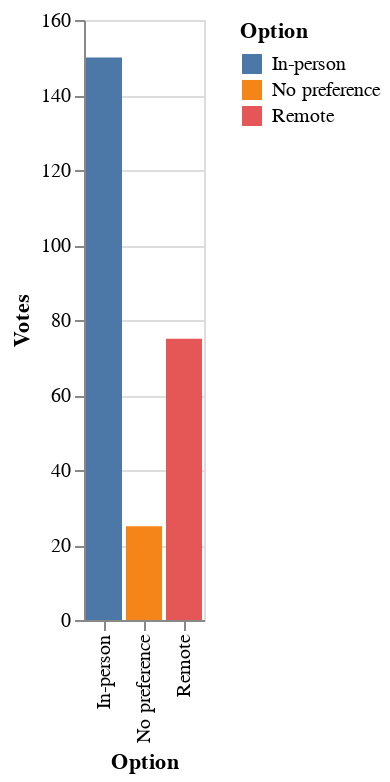

Notebook source saved alongside this figure:
### Markdown cell above
### 4.1 Add color and a legend

### Code cell
alt.Chart(df).mark_bar().encode(
    x='Option:N',
    y='Votes:Q',
    color='Option'
)

### Figure 1 — Vega-Lite specification as saved in the notebook (floating-point values rounded to 4 significant figures)
{"config": {"view": {"continuousWidth": 400, "continuousHeight": 300}}, "data": {"name": "data-7c743d2baa420b6562651cee76b2d5cb"}, "mark": "bar", "encoding": {"color": {"type": "nominal", "field": "Option"}, "x": {"type": "nominal", "field": "Option"}, "y": {"type": "quantitative", "field": "Votes"}}, "$schema": "https://vega.github.io/schema/vega-lite/v4.8.1.json", "datasets": {"data-7c743d2baa420b6562651cee76b2d5cb": [{"Option": "In-person", "Votes": 150}, {"Option": "Remote", "Votes": 75}, {"Option": "No preference", "Votes": 25}]}}
